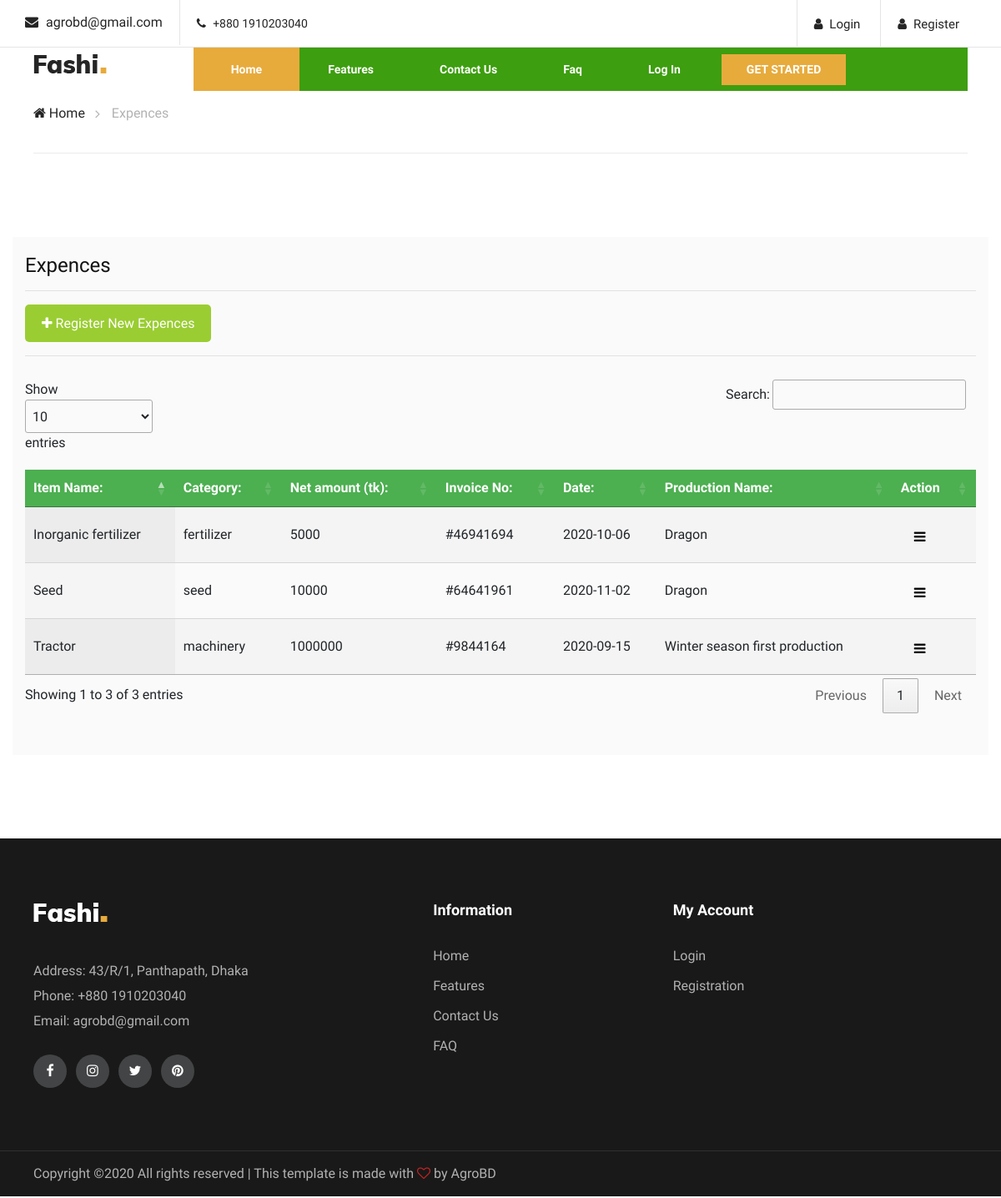
Page /expences.php on the committed database.
### tables this page shows
CREATE TABLE `expences` (
  `e_id` int(11) NOT NULL,
  `item_name` varchar(30) NOT NULL,
  `category` varchar(20) NOT NULL,
  `net_amount` int(11) NOT NULL,
  `invoice_no` varchar(20) NOT NULL,
  `date` date NOT NULL,
  `cropProduction_id` int(11) NOT NULL,
  `uid` int(11) NOT NULL,
  `created_date` timestamp NOT NULL DEFAULT current_timestamp() ON UPDATE current_timestamp()
);

CREATE TABLE `crop_productions` (
  `cropProduction_id` int(11) NOT NULL,
  `cropProduction_name` varchar(30) NOT NULL,
  `crop_name` varchar(30) NOT NULL,
  `location` varchar(50) NOT NULL,
  `uid` int(11) NOT NULL,
  `created_at` timestamp NOT NULL DEFAULT current_timestamp() ON UPDATE current_timestamp()
);

### expences.php (the view, shortened to what this page needs)
<?php include'includes/head.php';
include'includes/navbar.php';
$conn = connect();
?>
</head>
<body>
    <div class="breacrumb-section">
        <div class="container">
            <div class="row">
                <div class="col-lg-12">
                    <div class="breadcrumb-text">
                        <a href="index"><i class="fa fa-home"></i> Home</a>
                        <span>Expences</span>
                    </div>
                </div>
            </div>
        </div>
    </div>
    <section class="homenav">
        <div class="container production_box">
            <h4>Expences</h4>
            <hr>
            <div class="">
                <button id="myBtn" style="float: none;"><i class="fa fa-plus" aria-hidden="true"></i> Register New
                    Expences</button>
                <hr>
                <table id="example" class="display">
                    <thead>
                        <tr>
                            <th>Item Name:</th>
                            <th>Category:</th>
                            <th>Net amount (tk):</th>
                            <th>Invoice No:</th>
                            <th>Date:</th>
                            <th>Production Name:</th>
                            <th>Action</th>
                        </tr>
                    </thead>
                    <tbody>
                        <?php
                            $sql= "SELECT * FROM expences as e, crop_productions as c WHERE e.cropProduction_id = c.cropProduction_id";
                            $result = $conn->query($sql);
                                while ($row = $result-> fetch_assoc()):
                            ?>
                        <tr>
                            <td><?php echo $row["item_name"]; ?></td>
                            <td><?php echo $row["category"]; ?></td>
                            <td><?php echo $row["net_amount"]; ?></td>
                            <td><?php echo $row["invoice_no"]; ?></td>
                            <td><?php echo $row["date"]; ?></td>
                            <td><?php echo $row["cropProduction_name"]; ?></td>
                            <td>
                                <div class="dropdown">
                                    <button class="dropbtn"><i class="fa fa-bars"></i></button>
                                </div>
                            </td>
                        </tr>
                        <?php endwhile;?>
                    </tbody>
                </table>
            </div>
        </div>
    </section>
    <?php
include'includes/footer.php';?>
</body>
</html>

### includes/head.php (shortened to what this page needs)
<!DOCTYPE html>
<html lang="eng">
<head>
  <link rel="stylesheet" href="css/bootstrap.min.css" type="text/css">
  <link rel="stylesheet" href="css/font-awesome.min.css" type="text/css">
  <link rel="stylesheet" href="css/themify-icons.css" type="text/css">
  <link rel="stylesheet" href="css/elegant-icons.css" type="text/css">
  <link rel="stylesheet" href="css/owl.carousel.min.css" type="text/css">
  <link rel="stylesheet" href="css/nice-select.css" type="text/css">
  <link rel="stylesheet" href="css/jquery-ui.min.css" type="text/css">
  <link rel="stylesheet" href="css/slicknav.min.css" type="text/css">
  <link rel="stylesheet" href="css/style.css" type="text/css">
  <link rel="stylesheet" type="text/css" href="https://cdn.datatables.net/1.10.22/css/jquery.dataTables.min.css">
  <link rel="stylesheet" type="text/css"
    href="https://cdnjs.cloudflare.com/ajax/libs/bootstrap-sweetalert/1.0.1/sweetalert.css">

### includes/navbar.php (shortened to what this page needs)
<header class="header-section">
    <div class="header-top">
        <div class="container">
            <div class="ht-left">
                <div class="mail-service">
                    <i class=" fa fa-envelope"></i>
                    agrobd@gmail.com
                </div>
                <div class="phone-service">
                    <i class=" fa fa-phone"></i>
                    +880 1910203040
                </div>
            </div>
            <div class="ht-right">
                <?php if(isset($_SESSION['isLoggedIn'])){?>
                <a href="logout" class="login-panel"><i class="fa fa-sign-out"></i>Logout</a>
                <a href="index" class="login-panel"><i class="fa fa-user"></i><?=$_SESSION['name']?></a>
                <?php }else{ ?>
                <a href="login" class="login-panel"><i class="fa fa-user"></i>Login</a>
                <a href="register" class="reg-panel"><i class="fa fa-user"></i>Register</a>
                <?php } ?>
            </div>
        </div>
    </div>
    <div class="container">
        <div class="inner-header">
            <div class="row">
                <div class="col-lg-2 col-md-2">
                    <div class="logo">
                        <a href="./index">
                            <img src="img/logo.png" alt="">
                        </a>
                    </div>
                </div>
                <div class="col-lg-10 col-md-10">
                    <div class="nav-item">
                        <div class="container">
                            <nav class="nav-menu mobile-menu">
                                <ul>
                                    <?php if(isset($_SESSION['isLoggedIn'])){?>
                                    <li class="active"><a href="index.php">Home</a></li>
                                    <li><a href="contact">Contact Us</a></li>
                                    <li><a href="seasonplan">Season Plan</a></li>
                                    <li><a href="cropplant">Create Production</a></li>
                                    <?php }else{ ?>
                                    <li class="active"><a href="index.php">Home</a></li>
                                    <li><a href="#feature">Features</a></li>
                                    <li><a href="contact_us">Contact Us</a></li>
                                    <li><a href="faq">Faq</a></li>
                                    <li><a href="login.php">Log In</a></li>
                                    <a href="register.php" class="nav-primary-btn">Get Started</a>
                                    <?php } ?>
                                </ul>
                            </nav>
                        </div>
                    </div>
                </div>
            </div>
        </div>
    </div>
</header>

### includes/footer.php (shortened to what this page needs)
<footer class="footer-section">
    <div class="container">
        <div class="row">
            <div class="col-lg-4 col-md-5">
                <div class="footer-left">
                    <div class="footer-logo">
                        <a href="index"><img src="img/footer-logo.png" alt=""></a>
                    </div>
                    <ul>
                        <li>Address: 43/R/1, Panthapath, Dhaka</li>
                        <li>Phone: +880 1910203040</li>
                        <li>Email: agrobd@gmail.com</li>
                    </ul>
                    <div class="footer-social">
                        <a href="#"><i class="fa fa-facebook"></i></a>
                        <a href="#"><i class="fa fa-instagram"></i></a>
                        <a href="#"><i class="fa fa-twitter"></i></a>
                        <a href="#"><i class="fa fa-pinterest"></i></a>
                    </div>
                </div>
            </div>
            <div class="col-lg-3 col-md-3 offset-lg-1 offset-md-1">
                <div class="footer-widget">
                    <h5>Information</h5>
                    <ul>
                        <li><a href="index">Home</a></li>
                        <li><a href="index">Features</a></li>
                        <li><a href="">Contact Us</a></li>
                        <li><a href="faq">FAQ</a></li>
                    </ul>
                </div>
            </div>
            <div class="col-lg-4 col-md-3">
                <div class="footer-widget">
                    <h5>My Account</h5>
                    <ul>
                        <li><a href="login">Login</a></li>
                        <li><a href="register">Registration</a></li>
                    </ul>
                </div>
            </div>
        </div>
    </div>
    <div class="copyright-reserved">
        <div class="container">
            <div class="row">
                <div class="col-lg-12">
                    <div class="copyright-text">
                        Copyright &copy; All rights reserved | This template is made with <i class="fa fa-heart-o"
                            aria-hidden="true"></i> by <a href="https://colorlib.com" target="_blank">AgroBD</a>
                    </div>
                </div>
            </div>
        </div>
    </div>
</footer>

### rows in the picture
expences: item_name "Seed", category "seed", net_amount "10000", invoice_no "#64641961", date "2020-11-02", cropProduction.cropProduction_name "Dragon"
expences: item_name "Inorganic fertilizer", category "fertilizer", net_amount "5000", invoice_no "#46941694", date "2020-10-06", cropProduction.cropProduction_name "Dragon"
expences: item_name "Tractor", category "machinery", net_amount "1000000", invoice_no "#9844164", date "2020-09-15", cropProduction.cropProduction_name "Winter season first production"
